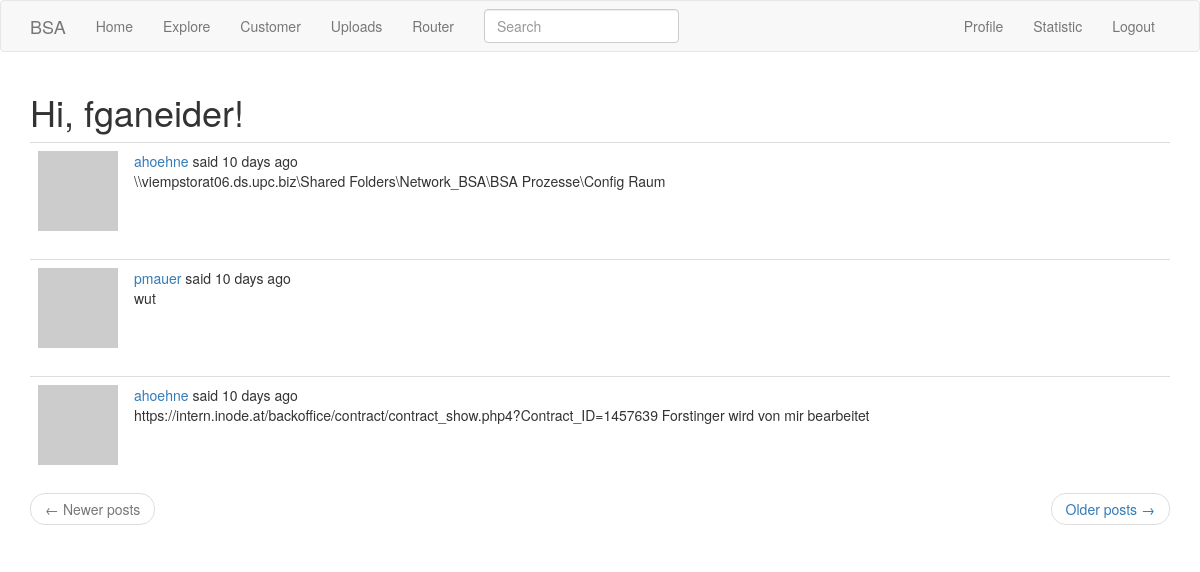
Screenshot of /explore (signed in) with the database file from the repository.
### app/models.py (models this page shows, shortened)
class User(UserMixin,db.Model):
    id = db.Column(db.Integer, primary_key=True)
    username = db.Column(db.String(64), index=True, unique=True)
    email = db.Column(db.String(120), index=True, unique=True)
    password_hash = db.Column(db.String(128))
    posts = db.relationship('Post', backref='author', lazy='dynamic')
    posts_r = db.relationship('Post_r', backref='author_r', lazy='dynamic')
    statistics = db.relationship('Statistic', backref='user_s', lazy='dynamic')
    about_me = db.Column(db.String(140))
    last_seen = db.Column(db.DateTime, default=datetime.utcnow)
    @login.user_loader
    def load_user(id):
        return User.query.get(int(id))
    followed = db.relationship(
        'User', secondary=followers,
        primaryjoin=(followers.c.follower_id == id),
        secondaryjoin=(followers.c.followed_id == id),
        backref=db.backref('followers', lazy='dynamic'), lazy='dynamic')
    def avatar(self, size):
        digest = md5(self.email.lower().encode('utf-8')).hexdigest()
        return 'https://www.gravatar.com/avatar/{}?d=identicon&s={}'.format(
            digest, size)

class SearchableMixin(object):
    @classmethod
    def before_commit(cls, session):
        session._changes = {
            'add': list(session.new),
            'update': list(session.dirty),
            'delete': list(session.deleted)
        }
    @classmethod
    def after_commit(cls, session):
        for obj in session._changes['add']:
            if isinstance(obj, SearchableMixin):
                add_to_index(obj.__tablename__, obj)
        for obj in session._changes['update']:
            if isinstance(obj, SearchableMixin):
                add_to_index(obj.__tablename__, obj)
        for obj in session._changes['delete']:
            if isinstance(obj, SearchableMixin):
                remove_from_index(obj.__tablename__, obj)
        session._changes = None

class Post(db.Model, SearchableMixin): # ,SearchableMixin needs to be added
    __searchable__ = ['body']
    id = db.Column(db.Integer, primary_key=True)
    body = db.Column(db.String(140))
    timestamp = db.Column(db.DateTime, index=True, default=datetime.utcnow)
    user_id = db.Column(db.Integer, db.ForeignKey('user.id'))
    language = db.Column(db.String(5))

### app/main/routes.py (the view)
@bp.route('/explore')
@login_required
def explore():
    page = request.args.get('page', 1, type=int)
    posts = Post.query.order_by(Post.timestamp.desc()).paginate(
        page, current_app.config['POSTS_PER_PAGE'], False)
    next_url = url_for('main.explore', page=posts.next_num) \
        if posts.has_next else None
    prev_url = url_for('main.explore', page=posts.prev_num) \
        if posts.has_prev else None
    return render_template('index.html', title=_('Explore'),
                           posts=posts.items, next_url=next_url,
                           prev_url=prev_url)

### app/main/forms.py
class SearchForm(FlaskForm):
    q = StringField(_l('Search'), validators=[DataRequired()])
    def __init__(self, *args, **kwargs):
        if 'formdata' not in kwargs:
            kwargs['formdata'] = request.args
        if 'csrf_enabled' not in kwargs:
            kwargs['csrf_enabled'] = False
        super(SearchForm, self).__init__(*args, **kwargs)

### app/main/routes.py (called while the page is built)
@bp.before_request
def before_request():
    if current_user.is_authenticated:
        current_user.last_seen = datetime.utcnow()
        db.session.commit()
        g.search_form = SearchForm()
    g.locale = str(get_locale())

### app/templates/index.html (shortened to what this page needs)
{% extends "base.html" %}
{% import 'bootstrap/wtf.html' as wtf %}
{% block app_content %}
    <h1>{{ _('Hi, %(username)s!', username=current_user.username) }}</h1>
    {% for post in posts %}
        {% include '_post.html' %}
    {% endfor %}
    <nav aria-label="...">
        <ul class="pager">
            <li class="previous{% if not prev_url %} disabled{% endif %}">
                <a href="{{ prev_url or '#' }}">
                    <span aria-hidden="true">&larr;</span> {{ _('Newer posts') }}
                </a>
            </li>
            <li class="next{% if not next_url %} disabled{% endif %}">
                <a href="{{ next_url or '#' }}">
                    {{ _('Older posts') }} <span aria-hidden="true">&rarr;</span>
                </a>
            </li>
        </ul>
    </nav>
{% endblock %}

### app/templates/_post.html (shortened to what this page needs)
 <table class="table table-hover">
        <tr>
            <td width="70px">
                <a href="{{ url_for('main.user', username=post.author.username) }}">
                    <img src="{{ post.author.avatar(70) }}" />
                </a>
            </td>
            <td>
                {{ _('%(username)s said %(when)s',
                    username=user_link, when=moment(post.timestamp).fromNow()) }}
                <br>
                <span id="post{{ post.id }}">{{ post.body }}</span>
            </td>
        </tr>
</table>

### rows the page displays
Post: body "\\\\viempstorat06.ds.upc.biz\\Shared Folders\\Network_BSA\\BSA Prozesse\\Config Raum"
Post: body "wut"
Post: body "https://intern.inode.at/backoffice/contract/contract_show.php4?Contract_ID=1457639 Forstinger wird von mir bearbeitet"
